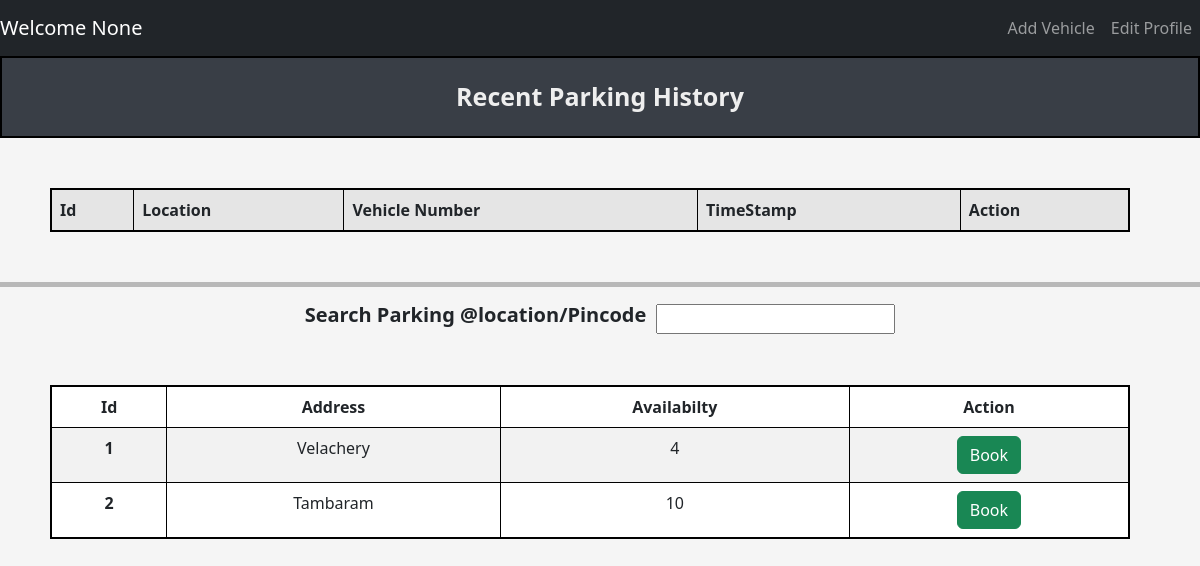
/user/dashboard, run on an earlier commit of the app's database.
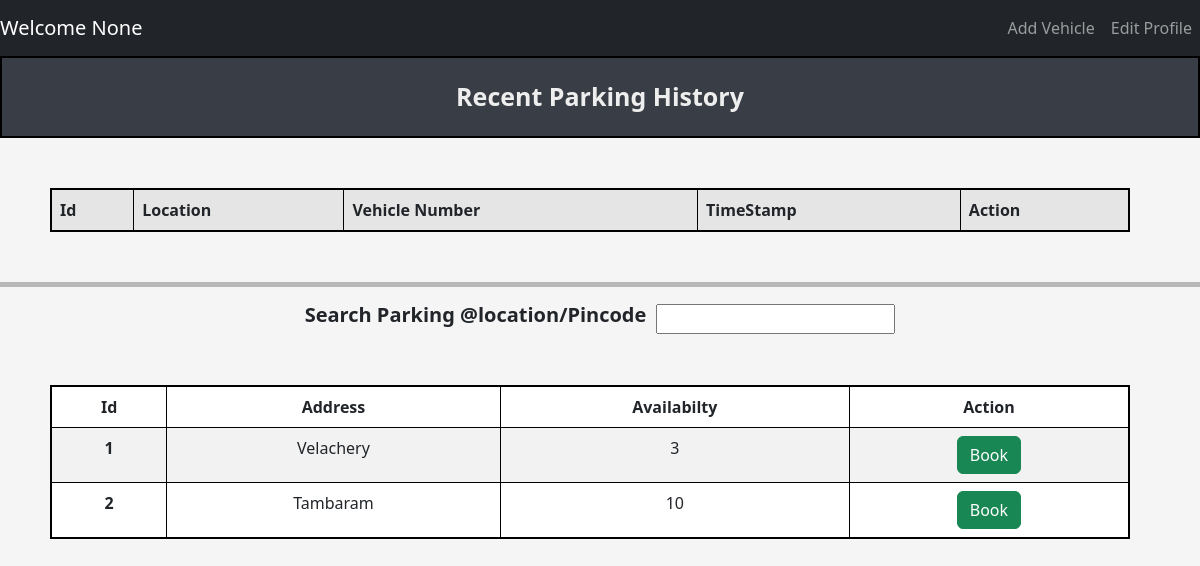
And on a later commit of the database.
### tables this page shows
CREATE TABLE ParkingLot (
            lot_id INTEGER PRIMARY KEY AUTOINCREMENT,
            location_name TEXT NOT NULL,
            address TEXT NOT NULL,
            pincode TEXT NOT NULL,
            price INTEGER NOT NULL, 
            maxSpots INTEGER NOT NULL
        );

### controllers/user_controller.py (the view)
@user.route("/user/dashboard",methods = ['GET','POST'])
def dashboard():
    availability_data = get_availability_data()
    print(availability_data)
    return render_template("dashboard/user_dashboard.html",availability_data=availability_data)

### models/parking_lot.py (called while the page is built)
def get_availability_data():
    connection = sqlite3.connect(DATABASE_PARKING)
    cur = connection.cursor()
    cur.execute(
            '''
                select
                pl.lot_id,
                pl.address,
                Count(Case WHEN ps.status = 'A' THEN 1 END) As availabilty
                from ParkingLot PL
                Left Join
                ParkingSpots PS ON PL.lot_id = PS.lot_id
                Group By
                PL.lot_id,PL.address
            '''
            )
    result = cur.fetchall()
    connection.commit()
    connection.close()
    return result

### templates/dashboard/user_dashboard.html
{% extends "navbar.html" %}
{% block content %}
    <div class="title"> Recent Parking History </div>
        <table class="table table-striped table-active table-responsive table-css table-bordered ">
                <thead>
                    <tr>
                    <th scope="col">Id</th>
                    <th scope="col">Location</th>
                    <th scope="col">Vehicle Number</th>
                    <th scope="col">TimeStamp</th>
                    <th scope="col">Action</th>
                    </tr>
                </thead>
        </table>
        <hr style="height: 5px; background-color: black; border: none;">
        <div class="center-wrapper">
            <div class = "search_location">
                <span>
                    <h5><b>Search Parking @location/Pincode</b></h5>
                    <input type="search">
                </span>
            </div>
        </div>
        <table style="text-align: center;" class="table table-striped table-css table-bordered ">
                <thead>
                    <tr>
                        <th scope="col">Id</th>
                        <th scope="col">Address</th>
                        <th scope="col">Availabilty</th>
                        <th scope="col">Action</th>
                    </tr>
                </thead>
                <tbody>
                    {% for lot in availability_data %}
                        <tr>
                            <th scope="row">{{ lot[0] }}</th>
                            <td>{{ lot[1] }}</td>
                            <td>{{ lot[2] }}</td>
                            <td>
                                    <button type="button" class="btn btn-success"> Book </button>
                        </tr>
                    {% endfor %}
                </tbody>
            </table>
{% endblock %}

### templates/navbar.html (shortened to what this page needs)
<!DOCTYPE html>
<html lang="en">
  <head>
    <link href="https://cdn.jsdelivr.net/npm/bootstrap@5.3.0/dist/css/bootstrap.min.css" rel="stylesheet">
    <link rel="stylesheet" href="{{ url_for('static', filename='css/style.css') }}">
</head>
<body>
  <nav class="navbar navbar-expand-lg navbar-dark bg-dark">
  <a class="navbar-brand" href="#">
    Welcome
    {{ session.get('name') }}</a>
  <div
  style= "justify-content: right;"
  class="collapse navbar-collapse" id="navbarSupportedContent">
    <ul class="navbar-nav mr-auto">
      <li class="nav-item active">
        <a class="nav-link" href="{{ url_for('user.addVehicle') }}"> Add Vehicle </a>
      </li>
      <li class="nav-item active">
        <a class="nav-link" href="#">Edit Profile</a>
      </li>
    </ul>
  </div>
</nav>
  {% block content %} {% endblock %}
</body>
</html>

### static/css/style.css (style rules this page uses)
body { background-color: #f5f5f5; justify-content: center; }
.title { background-color: #393E46; border: 2px solid black; text-align: center; padding: 20px; font-weight: bold; font-size: 25px; margin-bottom: 20px; color: #EEEEEE; }
.table-css { margin: 50px; justify-content: center; width: 90vw; border: 2px solid black; }
.search_location span { display: flex; align-items: center; gap: 10px; }
.center-wrapper { display: flex; justify-content: center; align-items: center; }

What changed in the data, as far as the page shows it:
changed ParkingLot "Velachery": maxSpots "4" → "3"
